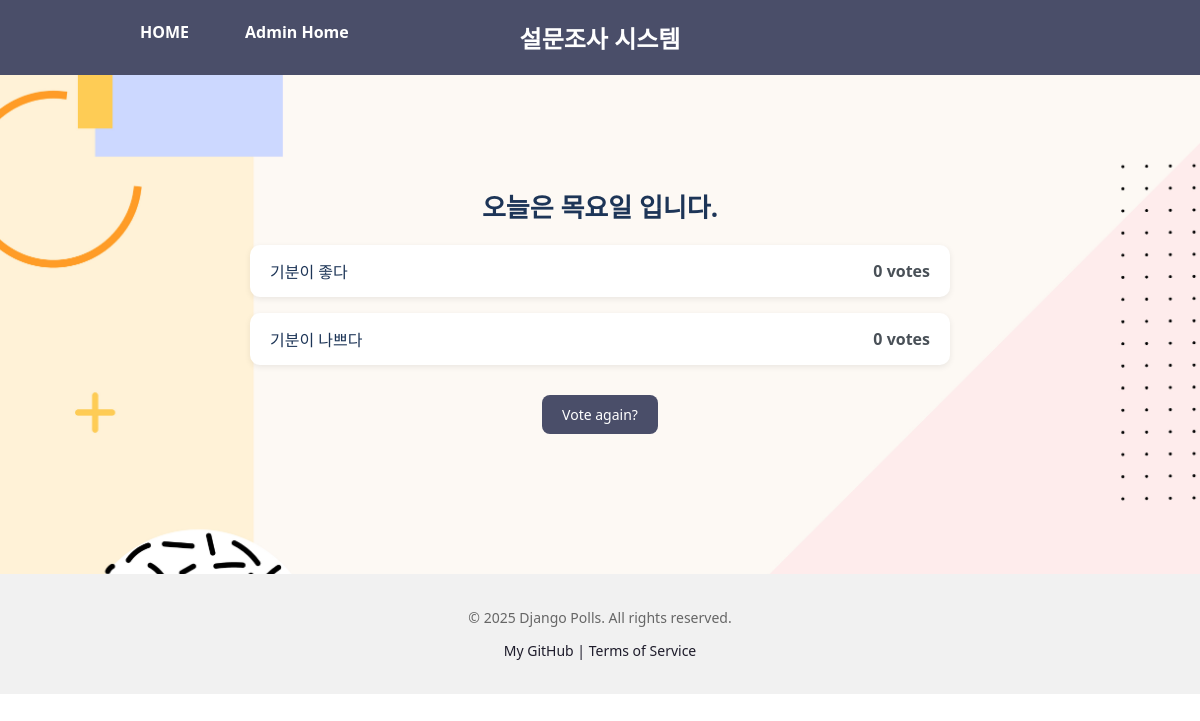
Page /polls/1/results/ on the committed database.
### polls/models.py (models this page shows, shortened)
class Question(models.Model):
    question_text = models.CharField(max_length=200)
    pub_date = models.DateTimeField('date published')

class Choice(models.Model):
    question = models.ForeignKey(Question, on_delete = models.CASCADE)
    choice_text = models.CharField(max_length=200)
    votes = models.IntegerField(default=0)

### polls/views.py (the view)
# urls.py: path("<int:pk>/results/", views.ResultsView.as_view(), name="results"),
class ResultsView(generic.DetailView):
    model = Question
    template_name = "polls/results.html"
    context_object_name = "question"

### templates/polls/results.html (shortened to what this page needs)
{% extends "polls/base.html" %}
{% load static %}
{% block content %}
<link rel="stylesheet" href="{% static 'polls/results.css' %}">
<div class="results-container">
  <h2 class="question-title">{{ question.question_text }}</h2>
  <ul class="result-list">
    {% for choice in question.choice_set.all %}
      <li>
        <span class="choice-text">{{ choice.choice_text }}</span>
        <span class="vote-count">{{ choice.votes }} vote{{ choice.votes|pluralize }}</span>
      </li>
    {% endfor %}
  </ul>
  <div class="vote-again">
    <a href="{% url 'polls:detail' question.id %}" class="vote-again-btn">Vote again?</a>
  </div>
</div>
{% endblock %}

### static/polls/css/index.css (style rules this page uses)
body { background: url("../images/background.jpg") no-repeat top left; background-size: cover; font-family: "Segoe UI", sans-serif; margin: 0; padding: 0; }
h2 { color: #333; font-size: 28px; margin-bottom: 20px; }
ul { list-style: none; padding: 0; margin: 0 auto; max-width: 700px; }
li { background-color: white; border-radius: 10px; margin-bottom: 12px; padding: 15px 20px; box-shadow: 0 2px 6px rgba(0, 0, 0, 0.1); transition: background-color 0.2s ease; }
a { text-decoration: none; font-size: 18px; color: #1d3557; }
.results-container { max-width: 700px; margin: 50px auto; padding: 20px; text-align: center; }
.question-title { font-size: 24px; font-weight: bold; margin-bottom: 30px; color: #2c2c2c; }
.result-list { list-style: none; padding: 0; margin: 0; }
.result-list li { background-color: white; border-radius: 10px; margin-bottom: 16px; padding: 14px 20px; box-shadow: 0 2px 6px rgba(0, 0, 0, 0.08); display: flex; justify-content: space-between; align-items: center; font-size: 16px; transition: background-color 0.2s ease; }
.choice-text { font-weight: 500; color: #1d3557; }
.vote-count { font-weight: 600; color: #495057; }
.vote-again { margin-top: 30px; }
.vote-again-btn { display: inline-block; background-color: #4a4e69; color: white; padding: 10px 20px; border-radius: 8px; font-size: 14px; text-decoration: none; transition: background-color 0.2s ease; }

### static/polls/css/detail.css (style rules this page uses)
.question-title { font-size: 26px; color: #1d3557; margin-bottom: 20px; }

### rows in the picture
Question: question_text "오늘은 목요일 입니다."
Choice: choice_text "기분이 좋다", votes "0"
Choice: choice_text "기분이 나쁘다", votes "0"
